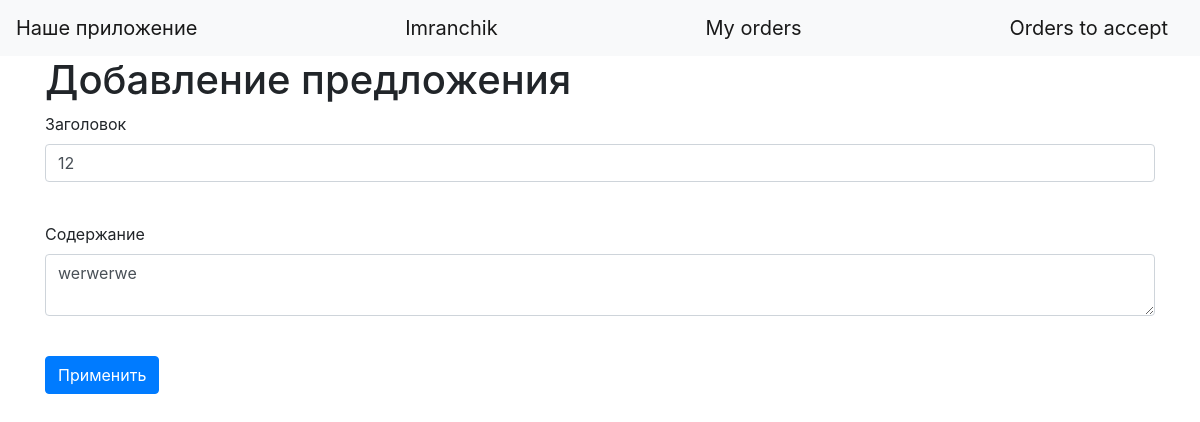
Screenshot of /offers/2 (signed in) with the database file from the repository.
### data/users.py (models this page shows, shortened)
class User(SqlAlchemyBase, UserMixin):
    __tablename__ = 'users'
    id = sqlalchemy.Column(sqlalchemy.Integer, primary_key=True, autoincrement=True)
    name = sqlalchemy.Column(sqlalchemy.String, nullable=True)
    about = sqlalchemy.Column(sqlalchemy.String, nullable=True)
    email = sqlalchemy.Column(sqlalchemy.String, index=True, unique=True, nullable=True)
    hashed_password = sqlalchemy.Column(sqlalchemy.String, nullable=True)
    created_date = sqlalchemy.Column(sqlalchemy.DateTime, default=datetime.datetime.now)
    offers = orm.relation("Offer", back_populates='user')

### data/offers.py (models this page shows)
class Offer(SqlAlchemyBase):
    __tablename__ = 'offers'
    id = sqlalchemy.Column(sqlalchemy.Integer, primary_key=True, autoincrement=True)
    title = sqlalchemy.Column(sqlalchemy.String, nullable=True)
    content = sqlalchemy.Column(sqlalchemy.String, nullable=True)
    created_date = sqlalchemy.Column(sqlalchemy.DateTime, default=datetime.datetime.now)
    is_taken = sqlalchemy.Column(sqlalchemy.Boolean, default=False)
    user_id = sqlalchemy.Column(sqlalchemy.Integer, sqlalchemy.ForeignKey("users.id"))
    user = orm.relation('User')
    categories = orm.relation("Category", secondary="association", backref="offers")

### main.py (the view, shortened to what this page needs)
@app.route('/offers/<int:id>', methods=['GET', 'POST'])
@login_required
def edit_news(id):
    form = OfferForm()
    if request.method == "GET":
        db_sess = db_session.create_session()
        offer = db_sess.query(Offer).filter(Offer.id == id, Offer.user == current_user).first()
        if offer:
            form.title.data = offer.title
            form.content.data = offer.content
        else:
            abort(404)
    return render_template('offers.html', title='Редактирование предложения', form=form)

### forms/offers.py
class OfferForm(FlaskForm):
    title = StringField('Заголовок', validators=[DataRequired()])
    content = TextAreaField("Содержание")
    submit = SubmitField('Применить')

### data/db_session.py (called while the page is built)
def create_session() -> Session:
    global __factory
    return __factory()

### main.py (called while the page is built)
@login_manager.user_loader
def load_user(user_id):
    db_sess = db_session.create_session()
    return db_sess.query(User).get(user_id)

### templates/offers.html (shortened to what this page needs)
{% extends "base.html" %}
{% block content %}
    <h1>Добавление предложения</h1>
    <form action="" method="post">
        <p>
            {{ form.title.label }}<br>
            {{ form.title(class="form-control") }}<br>
        </p>
        <p>
            {{ form.content.label }}<br>
            {{ form.content(class="form-control") }}<br>
        </p>
        <p>{{ form.submit(type="submit", class="btn btn-primary") }}</p>
    </form>
{% endblock %}

### templates/base.html (shortened to what this page needs)
<!doctype html>
<html lang="en">
<head>
    <link rel="stylesheet"
          href="https://stackpath.bootstrapcdn.com/bootstrap/4.4.1/css/bootstrap.min.css"
>
</head>
<body>
<header>
    <nav class="navbar navbar-light bg-light">
        <a class="navbar-brand" href="#">Наше приложение</a>
        {% if current_user.is_authenticated %}
            <a class="navbar-brand" href="/logout">{{ current_user.name }}</a>
            <a class="navbar-brand" href="/my_orders">My orders</a>
            <a class="navbar-brand" href="/orders">Orders to accept</a>
        {% else %}
            <p>
                <a class="btn btn-primary " href="/register">Зарегистрироваться</a>
                <a class="btn btn-success" href="/login">Войти</a>
            </p>
        {% endif %}
    </nav>
</header>
<main role="main" class="container">
    {% block content %}{% endblock %}
</main>
</body>
</html>

### rows the page displays
User: name "Imranchik"
Offer: title "12", content "werwerwe"
